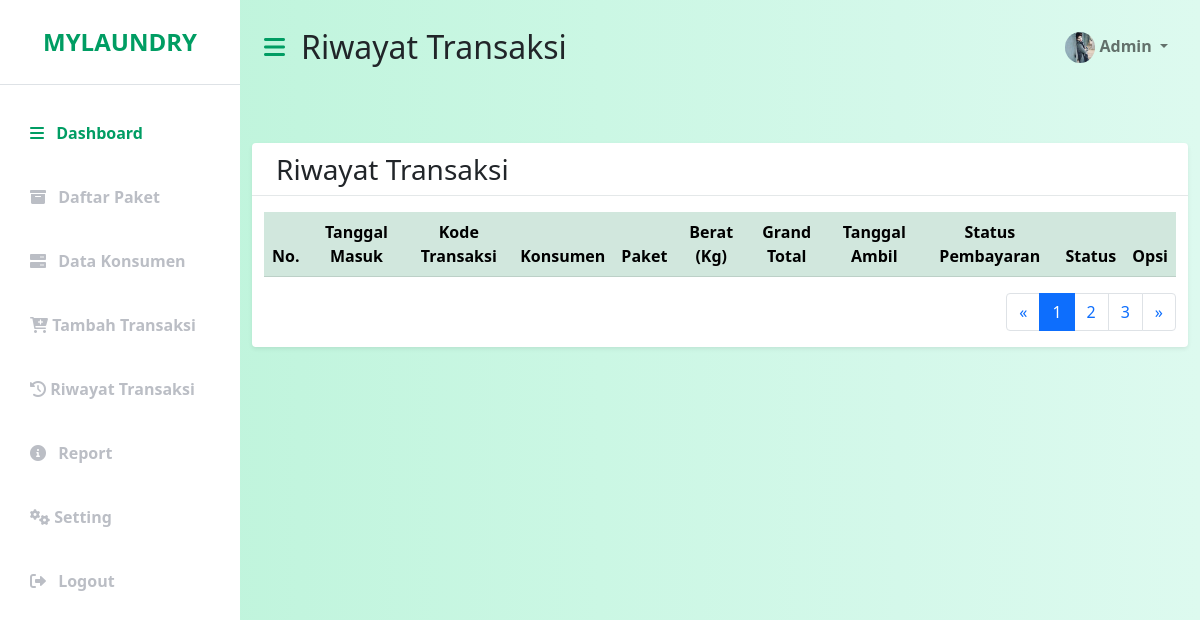
The app's page /index.php/transaksi/riwayat, older data.
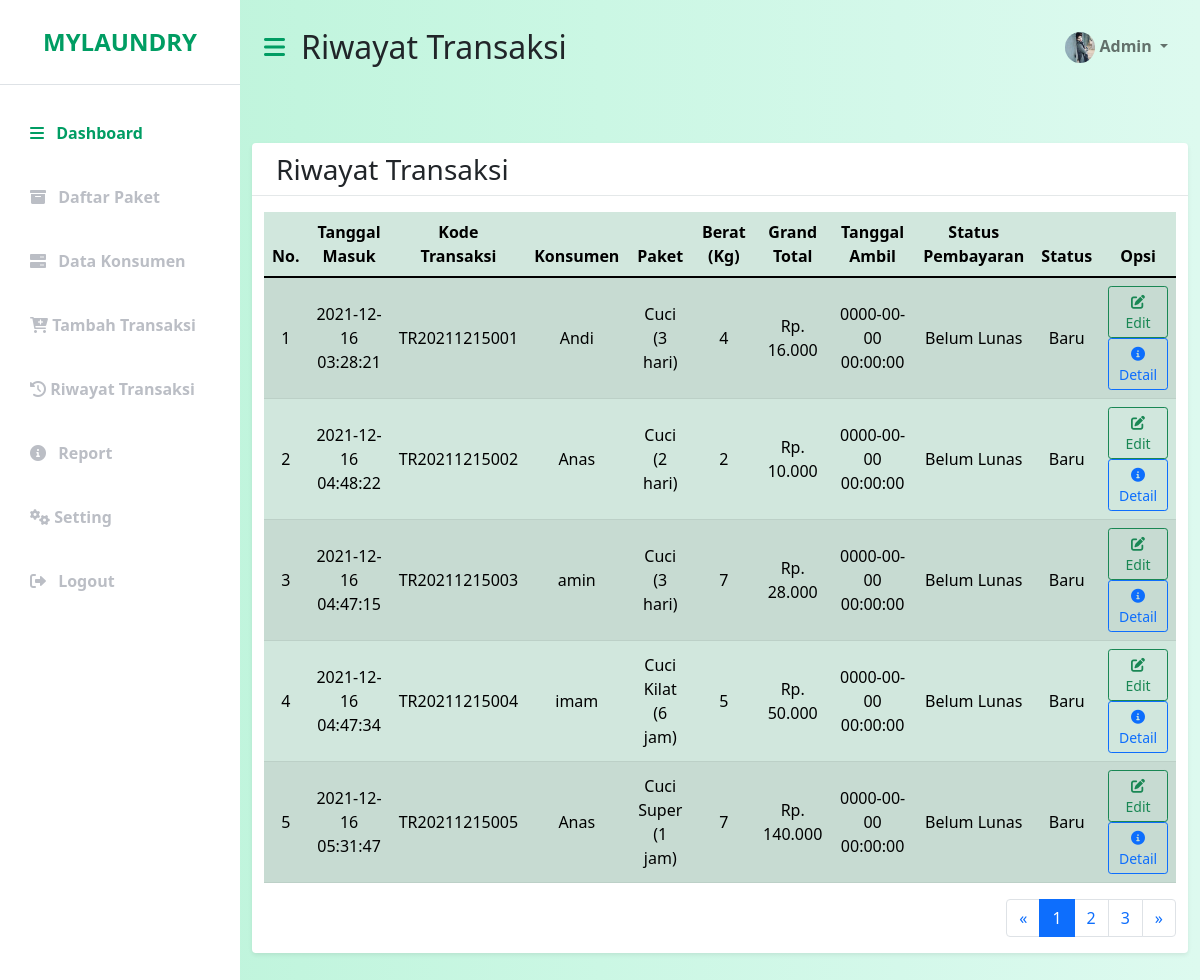
The same page, newer data.
### tables this page shows
CREATE TABLE `transaksi` (
  `kode_transaksi` varchar(20) NOT NULL,
  `kode_konsumen` varchar(12) NOT NULL,
  `kode_paket` varchar(12) NOT NULL,
  `tgl_masuk` datetime NOT NULL,
  `tgl_ambil` datetime NOT NULL,
  `berat` int(10) NOT NULL,
  `grand_total` int(12) NOT NULL,
  `bayar` varchar(20) NOT NULL,
  `status` varchar(20) NOT NULL
);

CREATE TABLE `konsumen` (
  `kode_konsumen` varchar(12) NOT NULL,
  `nama_konsumen` varchar(50) NOT NULL,
  `alamat_konsumen` text NOT NULL,
  `no_telp` varchar(14) NOT NULL
);

CREATE TABLE `paket` (
  `kode_paket` varchar(20) NOT NULL,
  `nama_paket` varchar(50) NOT NULL,
  `harga_paket` varchar(20) NOT NULL
);

### application/controllers/Transaksi.php (called while the page is built, shortened)
<?php
class Transaksi extends CI_Controller
{
    public function __construct()
    {
        $this->load->model('m_transaksi');
    }
    public function riwayat()
    {
        $isi['content'] = 'backend/transaksi/riwayat_transaksi';
        $isi['judul'] = 'Riwayat Transaksi';
        $isi['data'] = $this->m_transaksi->getAllRiwayat();
        $this->load->view('backend/dashboard', $isi);
    }
}

### index.php (called while the page is built, shortened)
<?php
require_once BASEPATH.'core/CodeIgniter.php';

### application/models/m_transaksi.php (called while the page is built, shortened)
<?php
class M_transaksi extends CI_Model
{
    public function getAllRiwayat()
    {
        $this->db->select('*');
        $this->db->from('transaksi');
        $this->db->join('konsumen', 'transaksi.kode_konsumen = konsumen.kode_konsumen', 'left');
        $this->db->join('paket', 'transaksi.kode_paket = paket.kode_paket', 'left');
        return $this->db->get()->result();
    }
}

### application/views/backend/transaksi/riwayat_transaksi.php (the view, shortened to what this page needs)
<div class="container-fluid px-4">
    <div class="table-head row my-5 bg-white shadow-sm d-flex justify-content-around align-items-center rounded">
        <div class="row">
            <div class="col-md-12">
                <h3 class="left"><?= $judul; ?></h3>
            </div>
        </div>
        <hr>
        <div class="col-lg-12 table-body">
            <div class="table-responsive">
                <table class="table table-success table-striped">
                    <thead>
                        <tr>
                            <th>No.</th>
                            <th>Tanggal Masuk</th>
                            <th>Kode Transaksi</th>
                            <th>Konsumen</th>
                            <th>Paket</th>
                            <th>Berat (Kg)</th>
                            <th>Grand Total</th>
                            <th>Tanggal Ambil</th>
                            <th>Status Pembayaran</th>
                            <th>Status</th>
                            <th>Opsi</th>
                        </tr>
                    </thead>
                    <tbody>
                        <?php
                        $no = 1;
                        foreach ($data as $row) { ?>
                            <tr>
                                <td><?= $no++; ?></td>
                                <td><?= $row->tgl_masuk; ?></td>
                                <td><?= $row->kode_transaksi; ?></td>
                                <td><?= $row->nama_konsumen; ?></td>
                                <td><?= $row->nama_paket; ?></td>
                                <td><?= $row->berat; ?></td>
                                <td><?= "Rp. " . number_format($row->grand_total, 0, '.', '.'); ?></td>
                                <td><?= $row->tgl_ambil; ?></td>
                                <td><?= $row->bayar; ?></td>
                                <td><?= $row->status; ?></td>
                                <td>
                                    <a href="<?= base_url() ?>transaksi/edit_transaksi/<?= $row->kode_transaksi; ?>" class="btn btn-outline-success btn-sm"><i class="fas fa-edit"></i> Edit</a>
                                    <a href="<?= base_url() ?>transaksi/detail_transaksi/<?= $row->kode_transaksi; ?>" class="btn btn-outline-primary btn-sm"><i class="fas fa-info-circle"></i> Detail</a>
                                </td>
                            </tr>
                        <?php } ?>
                    </tbody>
                </table>
                <nav aria-label="pagination" class="pagination">
                    <ul class="pagination">
                        <li class="page-item">
                            <a class="page-link" href="#" aria-label="Previous">
                                <span aria-hidden="true">&laquo;</span>
                            </a>
                        </li>
                        <li class="page-item active" aria-current="page"><a class="page-link" href="#">1</a></li>
                        <li class="page-item"><a class="page-link" href="#">2</a></li>
                        <li class="page-item"><a class="page-link" href="#">3</a></li>
                        <li class="page-item">
                            <a class="page-link" href="#" aria-label="Next">
                                <span aria-hidden="true">&raquo;</span>
                            </a>
                        </li>
                    </ul>
                </nav>
            </div>
        </div>
    </div>

Row changes from the older to the newer data that the page shows:
added transaksi: tgl_masuk "2021-12-16 03:28:21", kode_transaksi "TR20211215001", kode_konsumen.nama_konsumen "Andi", kode_paket.nama_paket "Cuci (3 hari)", berat "4", grand_total "16.000", tgl_ambil "0000-00-00 00:00:00", bayar "Belum Lunas", status "Baru"
added transaksi: tgl_masuk "2021-12-16 04:48:22", kode_transaksi "TR20211215002", kode_konsumen.nama_konsumen "Anas", kode_paket.nama_paket "Cuci (2 hari)", berat "2", grand_total "10.000", tgl_ambil "0000-00-00 00:00:00", bayar "Belum Lunas", status "Baru"
added transaksi: tgl_masuk "2021-12-16 04:47:15", kode_transaksi "TR20211215003", kode_konsumen.nama_konsumen "amin", kode_paket.nama_paket "Cuci (3 hari)", berat "7", grand_total "28.000", tgl_ambil "0000-00-00 00:00:00", bayar "Belum Lunas", status "Baru"
added transaksi: tgl_masuk "2021-12-16 04:47:34", kode_transaksi "TR20211215004", kode_konsumen.nama_konsumen "imam", kode_paket.nama_paket "Cuci Kilat (6 jam)", berat "5", grand_total "50.000", tgl_ambil "0000-00-00 00:00:00", bayar "Belum Lunas", status "Baru"
added transaksi: tgl_masuk "2021-12-16 05:31:47", kode_transaksi "TR20211215005", kode_konsumen.nama_konsumen "Anas", kode_paket.nama_paket "Cuci Super (1 jam)", berat "7", grand_total "140.000", tgl_ambil "0000-00-00 00:00:00", bayar "Belum Lunas", status "Baru"
